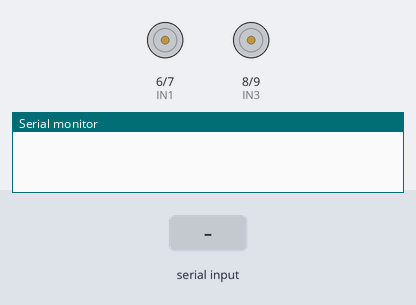
The sketch below on a simulated Arduino Uno, built with avr-gcc and run on an emulated ATmega328P. Shown: motor-driver pin pairs drawn as motors (green arrow = first pin HIGH = forward, orange = second pin HIGH = backward, longer = more drive, scaled by the enable pin), the last lines printed to the serial monitor. Inputs (shaded band) come from the test bench.

Above: at 1.2 s.
1.3 s: "w" received over the second serial link
At 2.0 s:
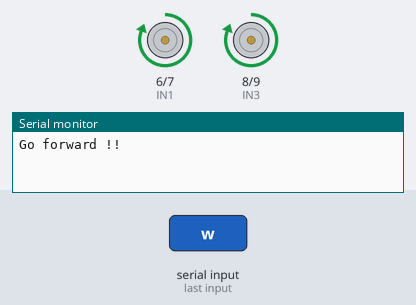
2.8 s: "s" received over the second serial link
At 5.0 s:
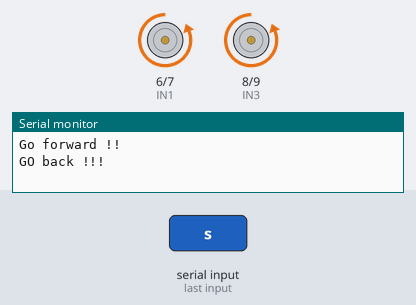
5.3 s: "a" received over the second serial link
At 6.2 s:
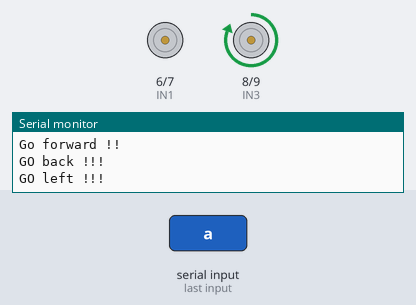
6.8 s: "d" received over the second serial link
At 7.3 s:
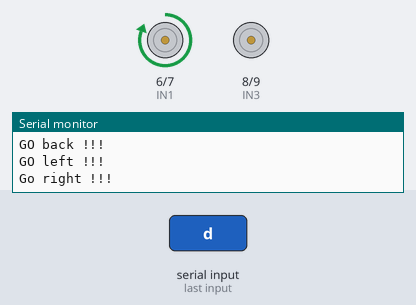
8.3 s: "a" received over the second serial link
At 9.5 s:
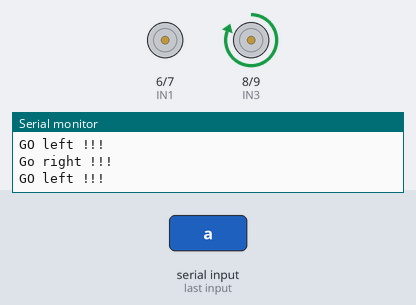
9.8 s: "1" received over the second serial link
At 10.8 s:
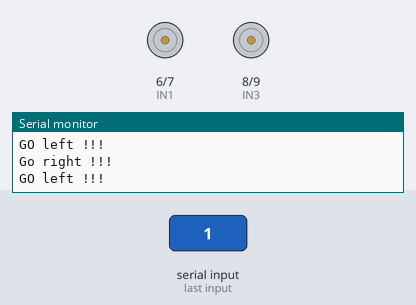
Timing chart, 0 to 12.3 s (numbered marks = the images above; inputs shaded):
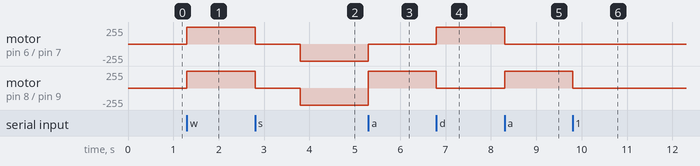

Measured:
- after the input at 1.3 s, motor on pin 6 (IN1) / pin 7 (IN2), motor on pin 8 (IN3) / pin 9 (IN4): stopped → forward 255/255 at once
- after the input at 2.8 s, motor on pin 6 (IN1) / pin 7 (IN2), motor on pin 8 (IN3) / pin 9 (IN4): forward 255/255 → stopped at once, → backward 255/255 1.0 s later
- after the input at 5.3 s, motor on pin 6 (IN1) / pin 7 (IN2): backward 255/255 → stopped at once; motor on pin 8 (IN3) / pin 9 (IN4): backward 255/255 → forward 255/255 at once
- after the input at 6.8 s, motor on pin 6 (IN1) / pin 7 (IN2): stopped → forward 255/255 at once; motor on pin 8 (IN3) / pin 9 (IN4): forward 255/255 → stopped at once
- after the input at 8.3 s, motor on pin 6 (IN1) / pin 7 (IN2): forward 255/255 → stopped at once; motor on pin 8 (IN3) / pin 9 (IN4): stopped → forward 255/255 at once
- after the input at 9.8 s, motor on pin 8 (IN3) / pin 9 (IN4): forward 255/255 → stopped at once

The sketch:

motor.ino
```cpp
#include <SoftwareSerial.h>

SoftwareSerial BT(12, 11); // recev , trans // recev , trans
char val;

const byte ENA = 4;
const byte ENB = 5;
const byte IN1 = 6;
const byte IN2 = 7;
const byte IN3 = 8;
const byte IN4 = 9;


void forward_A(){
  digitalWrite(IN1, HIGH);
  digitalWrite(IN2, LOW);
}

void backward_A(){
  digitalWrite(IN2, HIGH);
  digitalWrite(IN1, LOW);
}

void forward_B(){
  digitalWrite(IN3, HIGH);
  digitalWrite(IN4, LOW);
}

void backward_B(){
  digitalWrite(IN4, HIGH);
  digitalWrite(IN3, LOW);
}

void stop_A_B(){
  digitalWrite(ENA, LOW);
  digitalWrite(ENB, LOW);
}

void stop_A(){
  digitalWrite(ENA, LOW);
}

void start_A(){
  digitalWrite(ENA, HIGH);
}

void stop_B(){
  digitalWrite(ENB, LOW);
}

void start_B(){
  digitalWrite(ENB, HIGH);
}

void start_A_B(){
  digitalWrite(ENA, HIGH);
  digitalWrite(ENB, HIGH);
}

void setup() {
  pinMode(IN1, OUTPUT);
  pinMode(IN2, OUTPUT);
  pinMode(IN3, OUTPUT);
  pinMode(IN4, OUTPUT);

  pinMode(ENA, OUTPUT);
  pinMode(ENB, OUTPUT);
  Serial.begin(9600);
  BT.begin(9600);
  BT.println("bluetooth begin !!");
  BT.println(HIGH);
}

char last = 'w';
void loop(){

  if (BT.available()){
    val = BT.read();
    start_A_B();
    if (val == 'w'){
      if (last == 's'){
        stop_A_B();
        delay(1000);
        last = 'w';
        Serial.println("Here is go delay!!");
      }
      start_A_B();
      forward_A();
      forward_B();

      Serial.println("Go forward !!");
    }
    else if (val == 'a'){
      stop_A();
      start_B();
      forward_B();
      Serial.println("GO left !!!");
    }

    else if (val == 's'){
      if (last == 'w'){
        stop_A_B();
        delay(1000);
        last = 's';
      }
      start_A_B();
      backward_A();
      backward_B();
      Serial.println("GO back !!!");
    }

    else if(val == 'd'){
      forward_A();
      start_A();
      stop_B();
      Serial.println("Go right !!!");
    }
    else{
      stop_A_B();
    }
    //delay(1000);
  }
  else{
    //Serial.println("STOP!!!");
    //stop_A_B();
  }


}
```
